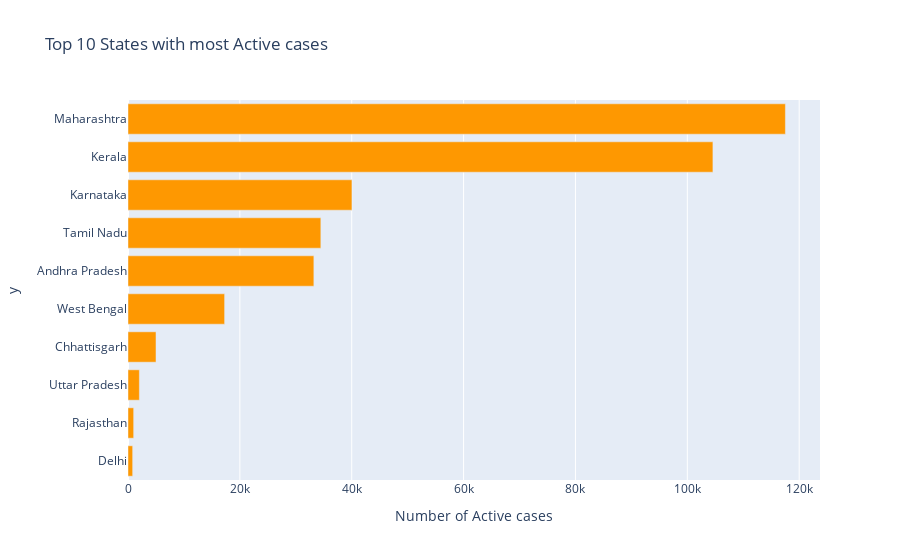

Notebook code cell kept with this figure:
### Markdown cell above
## Get Top 10 States with most Active cases

### Code cell
top_10_active_cases = india_cases.sort_values('Confirmed',ascending=False)[:10]
horizontal_bar_chart(top_10_active_cases,top_10_active_cases.Active,top_10_confirm_cases.index,"Top 10 States with most Active cases",'Number of Active cases','State Name',act)

### Figure 1 — Plotly figure (JSON) as saved in the notebook; plotly's stock layout.template omitted (floating-point values rounded to 4 significant figures)
{"data": [{"alignmentgroup": "True", "hovertemplate": "Number of Active cases=%{x}<br>y=%{y}<extra></extra>", "legendgroup": "", "marker": {"color": "#fe9801", "pattern": {"shape": ""}}, "name": "", "offsetgroup": "", "orientation": "h", "showlegend": false, "textposition": "auto", "type": "bar", "x": [117536, 104577, 40039, 34477, 33230, 2032, 17275, 833, 5004, 1012], "xaxis": "x", "y": ["Maharashtra", "Kerala", "Karnataka", "Tamil Nadu", "Andhra Pradesh", "Uttar Pradesh", "West Bengal", "Delhi", "Chhattisgarh", "Rajasthan"], "yaxis": "y"}], "layout": {"barmode": "relative", "legend": {"tracegroupgap": 0}, "title": {"text": "Top 10 States with most Active cases"}, "xaxis": {"anchor": "y", "domain": [0, 1], "title": {"text": "Number of Active cases"}}, "yaxis": {"anchor": "x", "categoryorder": "total ascending", "domain": [0, 1], "title": {"text": "y"}}}}
